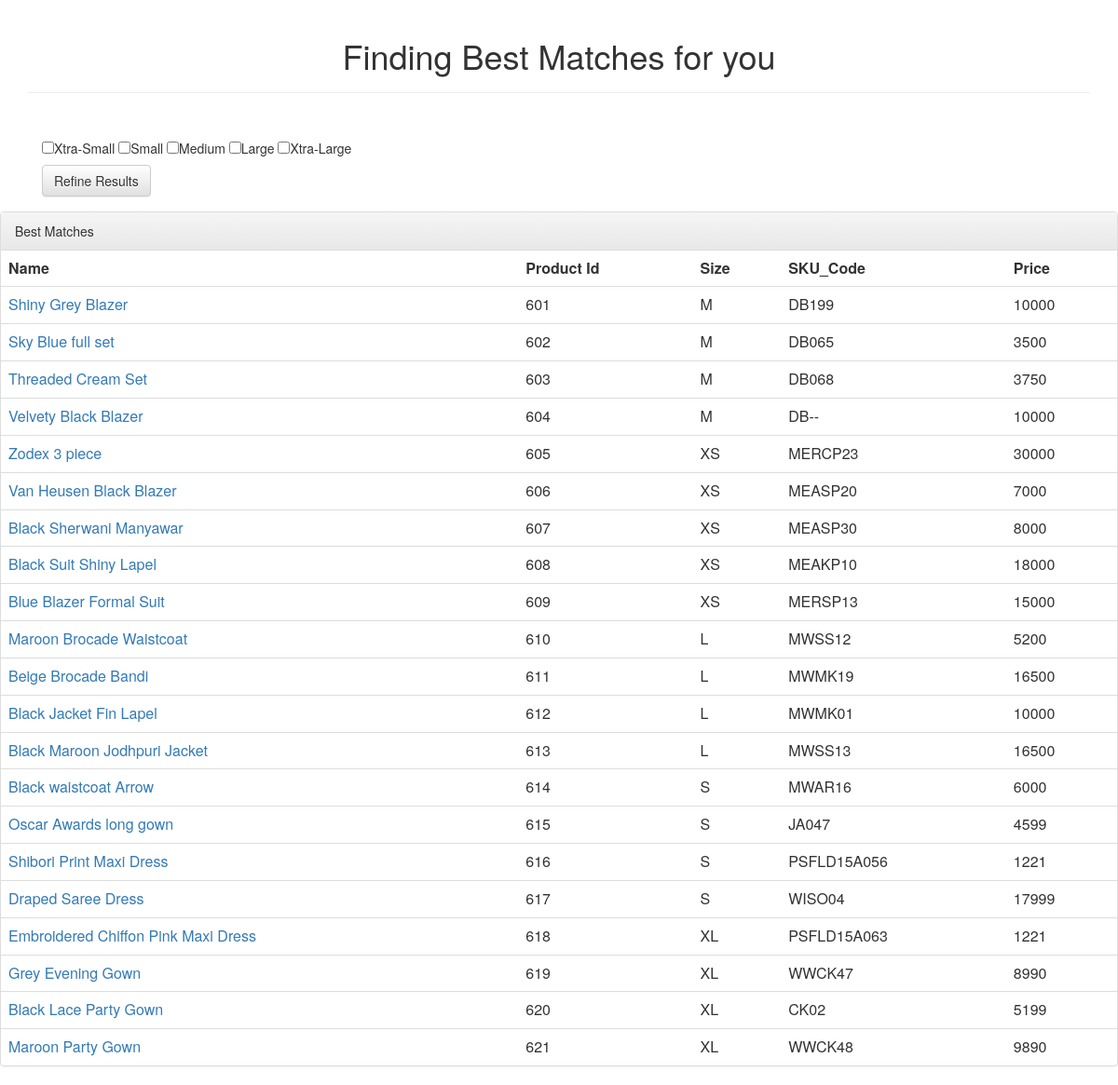
The page / on the database its author committed.
### sizefilter/models.py (models this page shows, shortened)
class Product_Variants(models.Model):
    product = models.ForeignKey(Product)
    sku_code = models.CharField(max_length=200)
    size = models.CharField(max_length=20)

class Product(models.Model):
    product_name = models.CharField(max_length=200)
    product_id = models.IntegerField(default=0, unique=True)
    price = models.IntegerField(default=0)
    url = models.URLField()
    def __str__(self):
        return self.product_name

### sizefilter/views.py (the view)
# urls.py: url(r'^$', views.index, name='index'),
def index(request):
    if request.method == 'POST':
        l = request.POST.getlist('size')
        item_list = Product_Variants.objects.filter(size__in=l)
    else:
        item_list = Product_Variants.objects.all()
    return render(request, 'sizefilter/index.html', {'items': item_list})

### sizefilter/templates/sizefilter/index.html (shortened to what this page needs)
<html>
<head>
    <link rel="stylesheet" href="/static/bootstrap/dist/css/bootstrap.min.css">
    <link rel="stylesheet" href="/static/bootstrap/dist/css/bootstrap-theme.min.css">
</head>
<body>
<div class="container">
  <div class="page-header" align = center>
    <h1>Finding Best Matches for you</h1>
  </div>
  <form class="navbar-form navbar-left" method="post" action="/">
            <br>
            <div class="checkbox">
                <input type="checkbox" name="size" value="XS">Xtra-Small
                <input type="checkbox" name="size" value="S">Small
                <input type="checkbox" name="size" value="M">Medium
                <input type="checkbox" name="size" value="L">Large
                <input type="checkbox" name="size" value="XL">Xtra-Large
            </div>
            <br>
            <button class="btn btn-default navbar-btn" type="submit">Refine Results</button>
  </form>
</div>
<div class="panel panel-default">
  <div class="panel-heading">Best Matches</div>
  <table class="table">
    <tr><th>Name</th><th>Product Id</th><th>Size</th><th>SKU_Code</th><th>Price</th></tr>
    {% for item in items%}
            <tr><td><a href = {{item.product.url}}>{{item.product}}</a></td><td>{{item.product.product_id}}</td><td>{{item.size}}</td><td>{{item.sku_code}}</td><td>{{item.product.price}}</td></tr>
    {% endfor%}
  </table>
  </div>
</body>
</html>

### rows shown on the page
Product_Variants: product "Shiny Grey Blazer", product.product_id "601", size "M", sku_code "DB199", product.price "10000"
Product_Variants: product "Sky Blue full set", product.product_id "602", size "M", sku_code "DB065", product.price "3500"
Product_Variants: product "Threaded Cream Set", product.product_id "603", size "M", sku_code "DB068", product.price "3750"
Product_Variants: product "Velvety Black Blazer", product.product_id "604", size "M", sku_code "DB--", product.price "10000"
Product_Variants: product "Zodex 3 piece", product.product_id "605", size "XS", sku_code "MERCP23", product.price "30000"
Product_Variants: product "Van Heusen Black Blazer", product.product_id "606", size "XS", sku_code "MEASP20", product.price "7000"
Product_Variants: product "Black Sherwani Manyawar", product.product_id "607", size "XS", sku_code "MEASP30", product.price "8000"
Product_Variants: product "Black Suit Shiny Lapel", product.product_id "608", size "XS", sku_code "MEAKP10", product.price "18000"
Product_Variants: product "Blue Blazer Formal Suit", product.product_id "609", size "XS", sku_code "MERSP13", product.price "15000"
Product_Variants: product "Maroon Brocade Waistcoat", product.product_id "610", size "L", sku_code "MWSS12", product.price "5200"
Product_Variants: product "Beige Brocade Bandi", product.product_id "611", size "L", sku_code "MWMK19", product.price "16500"
Product_Variants: product "Black Jacket Fin Lapel", product.product_id "612", size "L", sku_code "MWMK01", product.price "10000"
Product_Variants: product "Black Maroon Jodhpuri Jacket", product.product_id "613", size "L", sku_code "MWSS13", product.price "16500"
Product_Variants: product "Black waistcoat Arrow", product.product_id "614", size "S", sku_code "MWAR16", product.price "6000"
Product_Variants: product "Oscar Awards long gown", product.product_id "615", size "S", sku_code "JA047", product.price "4599"
Product_Variants: product "Shibori Print Maxi Dress", product.product_id "616", size "S", sku_code "PSFLD15A056", product.price "1221"
Product_Variants: product "Draped Saree Dress", product.product_id "617", size "S", sku_code "WISO04", product.price "17999"
Product_Variants: product "Embroidered Chiffon Pink Maxi Dress", product.product_id "618", size "XL", sku_code "PSFLD15A063", product.price "1221"
Product_Variants: product "Grey Evening Gown", product.product_id "619", size "XL", sku_code "WWCK47", product.price "8990"
Product_Variants: product "Black Lace Party Gown", product.product_id "620", size "XL", sku_code "CK02", product.price "5199"
Product_Variants: product "Maroon Party Gown", product.product_id "621", size "XL", sku_code "WWCK48", product.price "9890"
